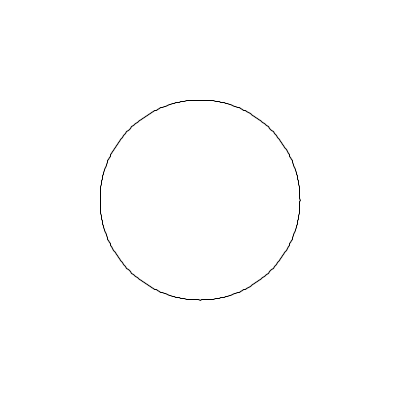
Frame 1 (no input)
Frame 60 (the mouse pressed at the canvas centre just before this capture): identical to frame 1, image omitted
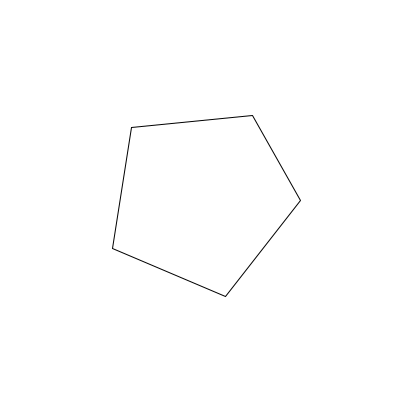
Frame 120 (the mouse held since frame 60 and released just before this capture)

The Processing sketch that drew these frames (run headless with seeded random() and noise(); from frame 60 on, the mouse is pressed at the canvas centre):

// Processing sketch: aula18_g1_exe6
// ── aula18_g1_exe6.pde
float x=0, y=0, espaco=150, radianos=0; //1..150
void setup() {   size(400, 400); }
void draw() {
  background(255);
  espaco = map(mouseX, 0,400,1,150);
  beginShape();
  for (float ang=0; ang <360; ang=ang+espaco) {
    radianos= radians(ang);
    x= 100*cos(radianos)+200;
    y= 100*sin(radianos)+200;
    vertex(x, y);
  }
  endShape(CLOSE);
}
